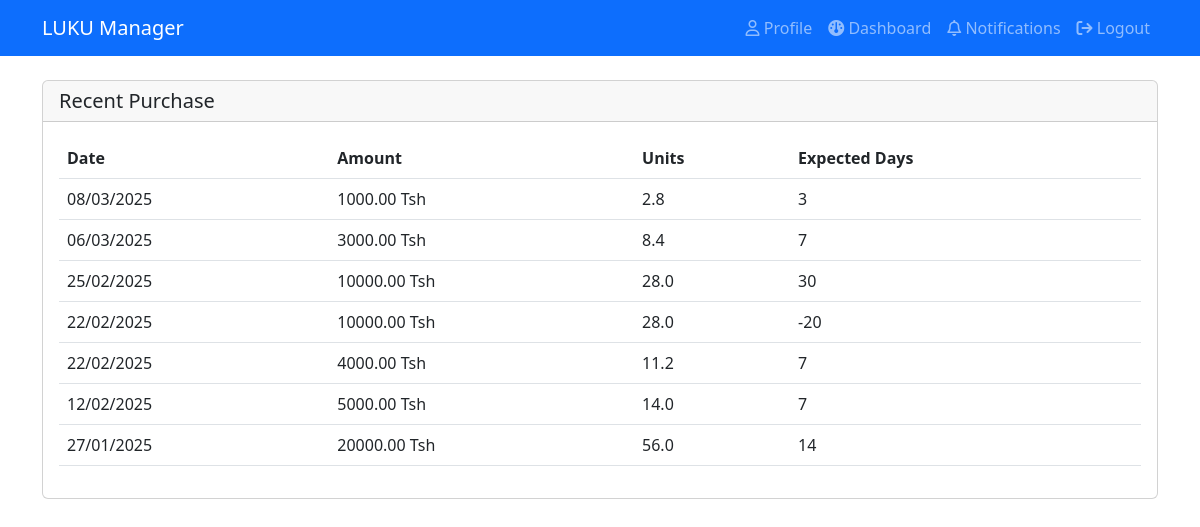
The app's page /energy_table/ (signed in) with its own data.
### nishatiflex/models.py (models this page shows)
class EnergyPurchased(models.Model):
    user = models.ForeignKey(settings.AUTH_USER_MODEL, on_delete=models.CASCADE)
    amount = models.DecimalField(max_digits=10, decimal_places=2)
    units = models.FloatField(default=0.0, null=True, blank=True)
    daily_consumption = models.FloatField(default=0.0, null=True, blank=True)
    purchase_date = models.DateTimeField(default=now)
    expected_days = models.IntegerField(default=30)
    remaining_days = models.IntegerField(default=30, null=True, blank=True)
    remaining_energy = models.FloatField(default=0.0, null=True, blank=True)
    notes = models.TextField(null=True, blank=True)

### nishatiflex/views.py (the view)
# urls.py: path('energy_table/', views.energy_table, name='energy_table'),
@login_required
def energy_table(request):
    recent_purchase = EnergyPurchased.objects.filter(user=request.user).order_by('-purchase_date')
    context = {
        'recent_purchase': recent_purchase
    }
    return render(request, 'luku/energy_table.html', context)

### templates/luku/energy_table.html
{% extends 'base.html'%}
{% block content %}
<div class="card mb-4">
    <div class="card-header">
        <h5 class="card-title mb-0">Recent Purchase</h5>
    </div>
    <div class="card-body">
        <div class="table-responsive">
            <table class="table">
                <thead>
                    <tr>
                        <th>Date</th>
                        <th>Amount</th>
                        <th>Units</th>
                        <th>Expected Days</th>
                    </tr>
                </thead>
                <tbody>
                    {% for token in recent_purchase %}
                    <tr>
                        <td>{{ token.purchase_date|date:"d/m/Y" }}</td>
                        <td>{{ token.amount }} Tsh</td>
                        <td>{{ token.units }} </td>
                        <td>{{ token.expected_days|default:"--" }}</td>
                    </tr>
                    {% empty %}
                    <tr>
                        <td colspan="4" class="text-center">No purchases added yet</td>
                    </tr>
                    {% endfor %}
                </tbody>
            </table>
        </div>
    </div>
</div>
{% endblock %}

### records on screen
EnergyPurchased: purchase_date "08/03/2025", amount "1000.00", units "2.8", expected_days "3"
EnergyPurchased: purchase_date "06/03/2025", amount "3000.00", units "8.4", expected_days "7"
EnergyPurchased: purchase_date "25/02/2025", amount "10000.00", units "28.0", expected_days "30"
EnergyPurchased: purchase_date "22/02/2025", amount "10000.00", units "28.0", expected_days "-20"
EnergyPurchased: purchase_date "22/02/2025", amount "4000.00", units "11.2", expected_days "7"
EnergyPurchased: purchase_date "12/02/2025", amount "5000.00", units "14.0", expected_days "7"
EnergyPurchased: purchase_date "27/01/2025", amount "20000.00", units "56.0", expected_days "14"
